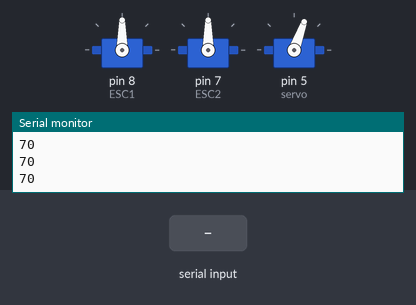
Bench run of a sketch on a simulated Arduino Uno, built with avr-gcc and run on an emulated ATmega328P. On the bench: 3 × servo, the last lines printed to the serial monitor. The inputs (shaded band) are chosen by the test bench.

Above: at 1.2 s.
1.3 s: "90,45\n" received over Serial
At 2.6 s:
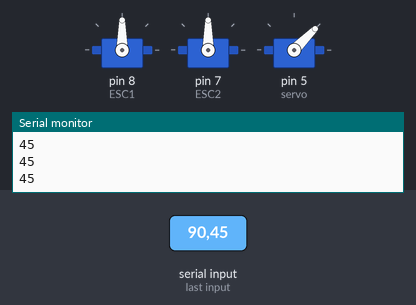
3.3 s: "30,150\n" received over Serial
At 4.1 s:
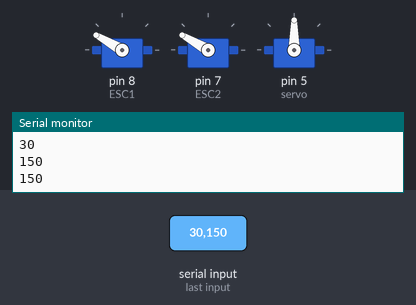
5.1 s: "5\n" received over Serial
At 6.3 s:
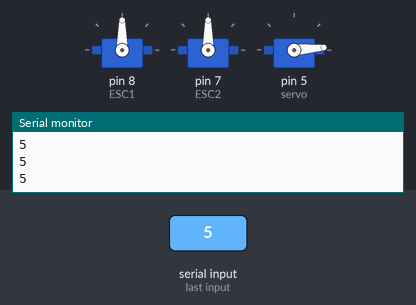
6.6 s: "200\n" received over Serial
At 7.7 s:
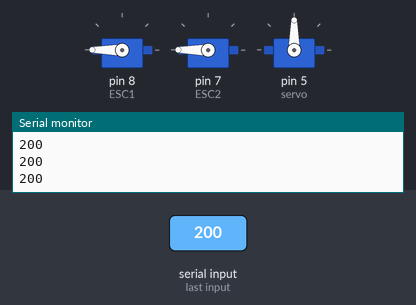
8.1 s: "90\n" received over Serial
At 9.0 s:
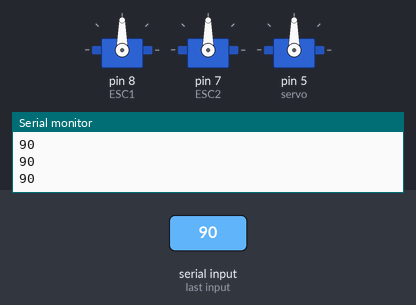
Timing chart, 0 to 10.6 s (numbered marks = the images above; inputs shaded):
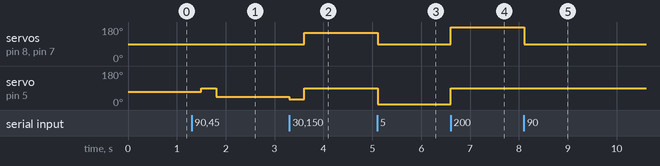

The sketch:

ESC_servo_test.ino
```cpp
#include <Servo.h>

Servo ESC1, ESC2, servo;     // create servo object to control the ESC
int potValue = 70;
char wait[] = "wait";
char start[] = "start";
void setup() {
  // Attach the ESC on pin 9v
  ESC1.attach(8,1000,2000); // (pin, min pulse width, max pulse width in microseconds)
  ESC2.attach(7,1000,2000); // (pin, min pulse width, max pulse width in microseconds)
  servo.attach(5);
  Serial.begin(9600);

}

void loop() {
  if (Serial.available() > 1) {
     potValue = Serial.parseInt();
  }
  Serial.println(potValue);

               // tell servo to go to position in variable 'pos'
  if (potValue >= 100) { ESC2.write(potValue); ESC1.write(potValue); servo.write(90); }
  else { ESC2.write(90); ESC1.write(90); servo.write(potValue);  }
  delay (300);
}
```

Measured:
- after the input at 1.3 s, servo on pin 5 (servo): 70° → 90° after 0.20 s, → 45° 0.30 s later
- after the input at 3.3 s, servo on pin 8 (ESC1), servo on pin 7 (ESC2): 90° → 150° after 0.31 s; servo on pin 5 (servo): 45° → 30° at once, → 90° 0.30 s later
- after the input at 5.1 s, servo on pin 8 (ESC1), servo on pin 7 (ESC2): 150° → 90° at once; servo on pin 5 (servo): 90° → 5° at once
- after the input at 6.6 s, servo on pin 8 (ESC1), servo on pin 7 (ESC2): 90° → 180° at once; servo on pin 5 (servo): 5° → 90° at once
- after the input at 8.1 s, servo on pin 8 (ESC1), servo on pin 7 (ESC2): 180° → 90° at once
